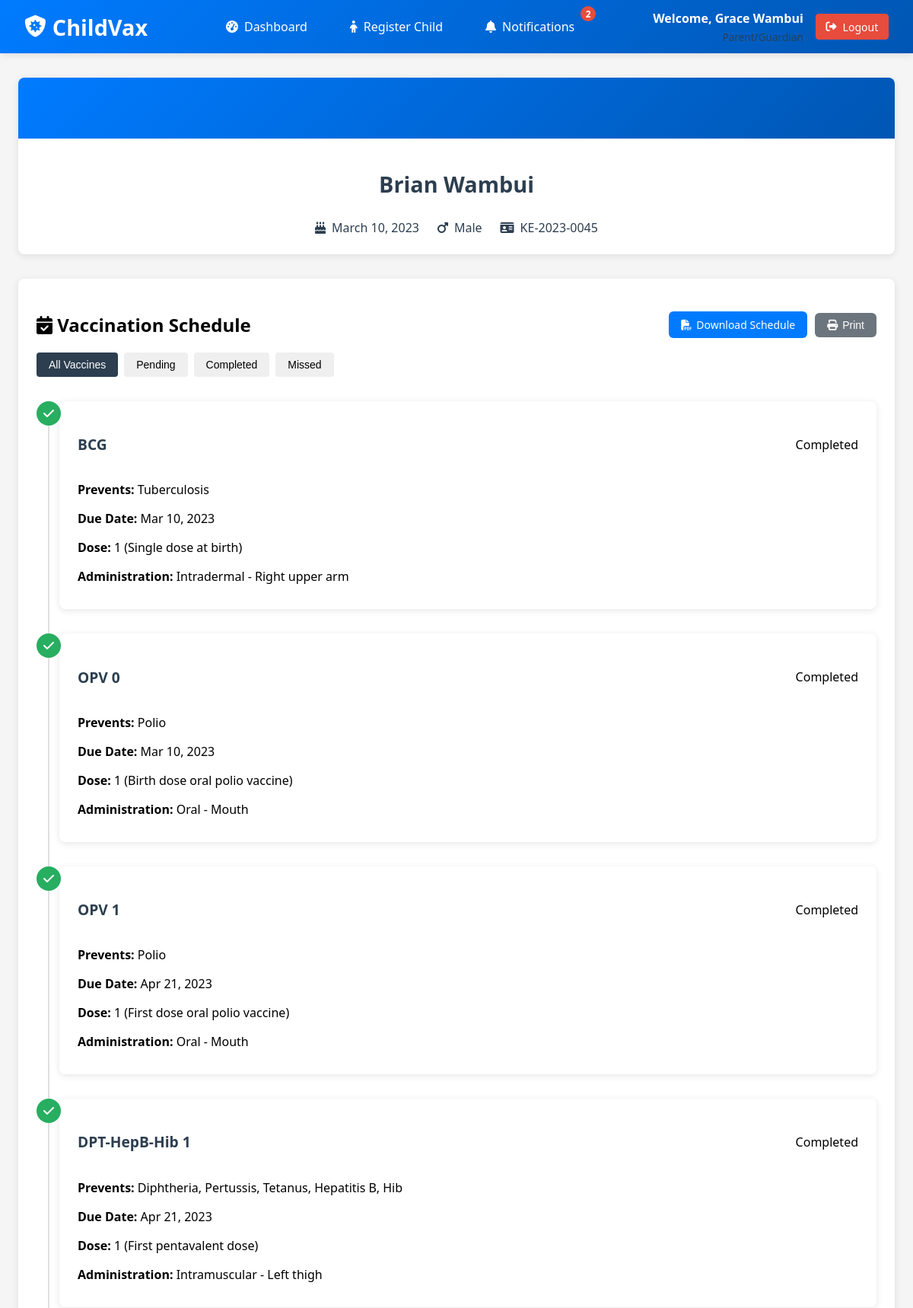
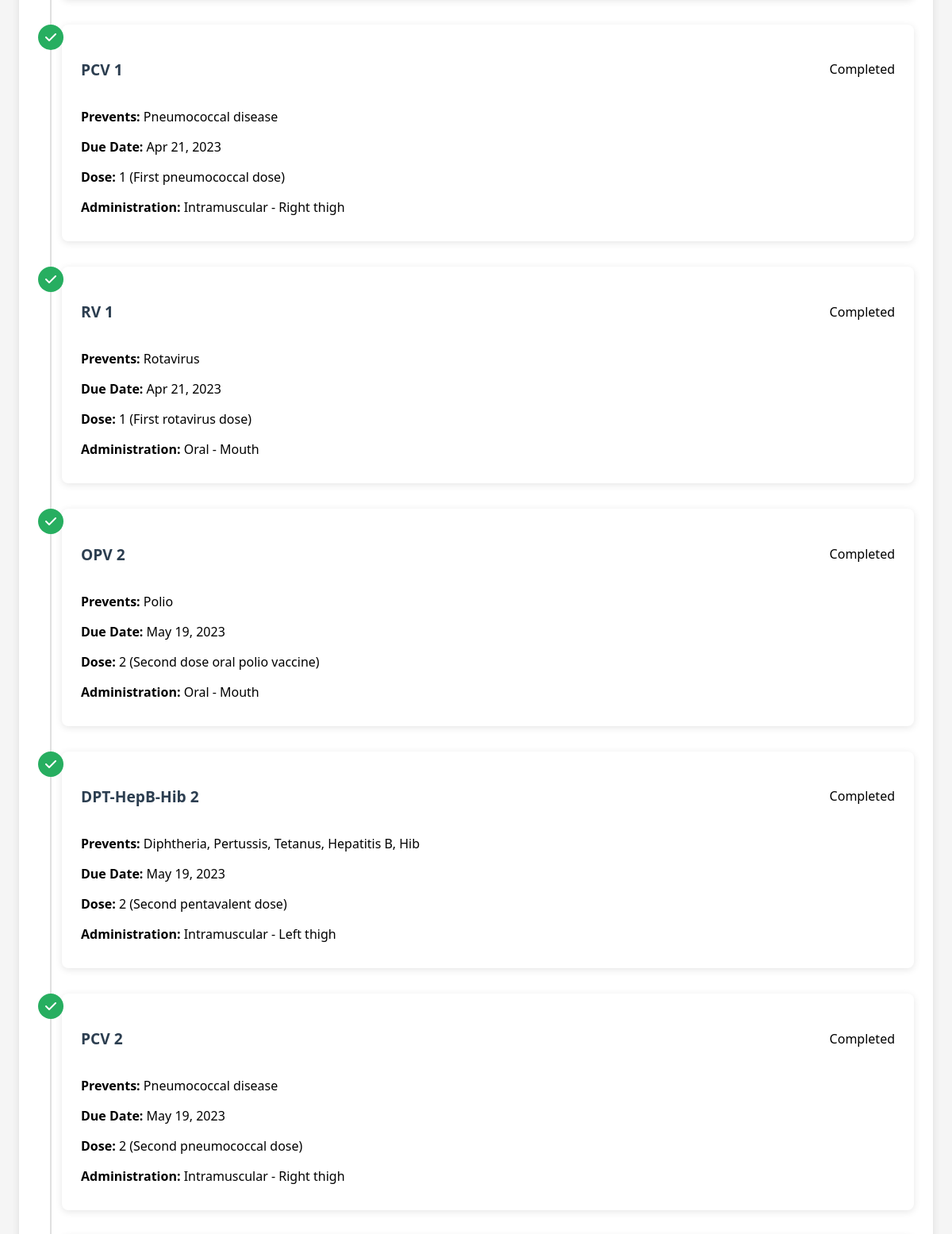
Page /pages/parent/child_profile.php?child_id=2 (signed in, upper part) on the committed database (2 pictures, top to bottom).
### tables this page shows
CREATE TABLE IF NOT EXISTS `children` (
    `child_id`               INT UNSIGNED NOT NULL AUTO_INCREMENT,
    `name`                   VARCHAR(100)  NOT NULL,
    `date_of_birth`          DATE          NOT NULL,
    `gender`                 ENUM('Male','Female','Other') NOT NULL,
    `health_id`              VARCHAR(20)   NOT NULL,
    `guardian_id`            INT UNSIGNED  NOT NULL,
    `caregiver_id`           INT UNSIGNED  DEFAULT NULL,
    `vaccination_card_path`  VARCHAR(500)  DEFAULT NULL,
    `last_vaccination_date`  DATE          DEFAULT NULL,
    `last_vaccine_name`      VARCHAR(255)  DEFAULT NULL,
    `created_at`             DATETIME      NOT NULL DEFAULT CURRENT_TIMESTAMP,
    PRIMARY KEY (`child_id`),
    UNIQUE KEY `uq_health_id` (`health_id`),
    KEY `fk_children_guardian` (`guardian_id`),
    KEY `fk_children_caregiver` (`caregiver_id`),
    CONSTRAINT `fk_children_guardian`  FOREIGN KEY (`guardian_id`)  REFERENCES `users` (`user_id`) ON DELETE CASCADE,
    CONSTRAINT `fk_children_caregiver` FOREIGN KEY (`caregiver_id`) REFERENCES `users` (`user_id`) ON DELETE SET NULL
);

CREATE TABLE IF NOT EXISTS `vaccination_schedule` (
    `schedule_id`     INT UNSIGNED NOT NULL AUTO_INCREMENT,
    `child_id`        INT UNSIGNED NOT NULL,
    `vaccine_id`      INT UNSIGNED NOT NULL,
    `due_date`        DATE         NOT NULL,
    `dose_number`     TINYINT UNSIGNED NOT NULL DEFAULT 1,
    `status`          ENUM('Pending','Completed','Missed') NOT NULL DEFAULT 'Pending',
    `completed_date`  DATE         DEFAULT NULL,
    `administered_by` INT UNSIGNED DEFAULT NULL,
    `notes`           TEXT         DEFAULT NULL,
    `created_at`      DATETIME     NOT NULL DEFAULT CURRENT_TIMESTAMP,
    `updated_at`      DATETIME     DEFAULT NULL ON UPDATE CURRENT_TIMESTAMP,
    PRIMARY KEY (`schedule_id`),
    KEY `fk_vs_child`   (`child_id`),
    KEY `fk_vs_vaccine` (`vaccine_id`),
    KEY `fk_vs_admin`   (`administered_by`),
    KEY `idx_vs_status` (`status`),
    CONSTRAINT `fk_vs_child`   FOREIGN KEY (`child_id`)        REFERENCES `children` (`child_id`) ON DELETE CASCADE,
    CONSTRAINT `fk_vs_vaccine` FOREIGN KEY (`vaccine_id`)      REFERENCES `vaccines` (`vaccine_id`) ON DELETE CASCADE,
    CONSTRAINT `fk_vs_admin`   FOREIGN KEY (`administered_by`) REFERENCES `users` (`user_id`) ON DELETE SET NULL
);

CREATE TABLE IF NOT EXISTS `vaccines` (
    `vaccine_id`              INT UNSIGNED NOT NULL AUTO_INCREMENT,
    `name`                    VARCHAR(255) NOT NULL,
    `disease_prevented`       VARCHAR(255) DEFAULT NULL,
    `recommended_age`         VARCHAR(100) DEFAULT NULL,
    `recommended_age_days`    INT UNSIGNED DEFAULT NULL,
    `dose_number`             TINYINT UNSIGNED NOT NULL DEFAULT 1,
    `dose_description`        TEXT         DEFAULT NULL,
    `route_of_administration` VARCHAR(100) DEFAULT NULL,
    `site_of_administration`  VARCHAR(100) DEFAULT NULL,
    `side_effects`            TEXT         DEFAULT NULL,
    PRIMARY KEY (`vaccine_id`)
);

### pages/parent/child_profile.php (the view, shortened to what this page needs)
<?php
$child_id = $_GET['child_id'] ?? null;
require_once __DIR__ . '/../../includes/functions.php';
$stmt = $conn->prepare("
    SELECT c.* FROM children c
    LEFT JOIN caregiver_assignments ca ON c.child_id = ca.child_id
    WHERE c.child_id = ?
    AND (c.guardian_id = ? OR ca.caregiver_id = ?)
");
$stmt->execute([$child_id, $_SESSION['user_id'], $_SESSION['user_id']]);
$child = $stmt->fetch(PDO::FETCH_ASSOC);
$stmt = $conn->prepare("SELECT vs.*, v.name as vaccine_name, v.disease_prevented,
                       v.dose_description, v.route_of_administration, v.site_of_administration
                       FROM vaccination_schedule vs
                       JOIN vaccines v ON vs.vaccine_id = v.vaccine_id
                       WHERE vs.child_id = ?
                       ORDER BY vs.due_date");
$stmt->execute([$child_id]);
$schedule = $stmt->fetchAll(PDO::FETCH_ASSOC);
?>
<!DOCTYPE html>
<html lang="en">
<head>
    <link rel="stylesheet" href="https://cdnjs.cloudflare.com/ajax/libs/font-awesome/6.4.0/css/all.min.css">
</head>
<body>
    <?php include __DIR__ . '/../navbar.php'; ?>
    <div class="container">
        <div class="card profile-header">
            <div class="profile-banner"></div>
            <div class="profile-content">
                <h1 class="profile-name"><?php echo htmlspecialchars($child['name']); ?></h1>
                <div class="profile-meta">
                    <div class="meta-item">
                        <i class="fas fa-birthday-cake"></i>
                        <span><?php echo date('F j, Y', strtotime($child['date_of_birth'])); ?></span>
                    </div>
                    <div class="meta-item">
                        <i class="fas fa-<?php echo strtolower($child['gender']) == 'male' ? 'mars' : 'venus'; ?>"></i>
                        <span><?php echo htmlspecialchars($child['gender']); ?></span>
                    </div>
                    <div class="meta-item">
                        <i class="fas fa-id-card"></i>
                        <span><?php echo htmlspecialchars($child['health_id']); ?></span>
                    </div>
                </div>
            </div>
        </div>
        <div class="card">
            <div class="card-header" style="display: flex; justify-content: space-between; align-items: center;">
                <h2><i class="fas fa-calendar-check"></i> Vaccination Schedule</h2>
                <div class="schedule-actions">
                    <a href="print_schedule.php?child_id=<?php echo htmlspecialchars($child_id); ?>"
                       class="btn btn-primary"
                       target="_blank"
                       title="Download vaccination schedule as PDF">
                        <i class="fas fa-file-pdf"></i> Download Schedule
                    </a>
                    <button class="btn btn-secondary" onclick="printSchedule()" title="Print vaccination schedule">
                        <i class="fas fa-print"></i> Print
                    </button>
                </div>
            </div>
            <?php if (empty($schedule)): ?>
                <div class="alert alert-info">
                    <i class="fas fa-info-circle"></i> No vaccination schedule found.
                </div>
            <?php else: ?>
                <div class="schedule-filters">
                    <button class="btn btn-sm active" data-filter="all">All Vaccines</button>
                    <button class="btn btn-sm" data-filter="pending">Pending</button>
                    <button class="btn btn-sm" data-filter="completed">Completed</button>
                    <button class="btn btn-sm" data-filter="missed">Missed</button>
                </div>
                <div class="timeline">
                    <?php foreach ($schedule as $vaccination): ?>
                        <div class="timeline-item <?php echo strtolower($vaccination['status']); ?>" data-status="<?php echo strtolower($vaccination['status']); ?>">
                            <div class="timeline-marker">
                                <?php if ($vaccination['status'] == 'Completed'): ?>
                                    <i class="fas fa-check"></i>
                                <?php elseif ($vaccination['status'] == 'Pending'): ?>
                                    <i class="fas fa-clock"></i>
                                <?php else: ?>
                                    <i class="fas fa-exclamation"></i>
                                <?php endif; ?>
                            </div>
                            <div class="timeline-content">
                                <div class="timeline-header">
                                    <h3 class="timeline-title"><?php echo htmlspecialchars($vaccination['vaccine_name']); ?></h3>
                                    <span class="status-badge <?php echo strtolower($vaccination['status']); ?>">
                                        <?php echo $vaccination['status']; ?>
                                    </span>
                                </div>
                                <div class="timeline-body">
                                    <p><strong>Prevents:</strong> <?php echo htmlspecialchars($vaccination['disease_prevented']); ?></p>
                                    <p><strong>Due Date:</strong> <?php echo date('M j, Y', strtotime($vaccination['due_date'])); ?></p>
                                    <p><strong>Dose:</strong> <?php echo $vaccination['dose_number']; ?> (<?php echo htmlspecialchars($vaccination['dose_description']); ?>)</p>
                                    <p><strong>Administration:</strong>
                                        <?php
                                        $admin = [];
                                        if (!empty($vaccination['route_of_administration'])) {
                                            $admin[] = htmlspecialchars($vaccination['route_of_administration']);
                                        }
                                        if (!empty($vaccination['site_of_administration'])) {
                                            $admin[] = htmlspecialchars($vaccination['site_of_administration']);
                                        }
                                        echo implode(' - ', $admin);
                                        ?>
                                    </p>
                                </div>
                            </div>
                        </div>
                    <?php endforeach; ?>
                </div>
            <?php endif; ?>
        </div>
    </div>
</body>
</html>

### pages/parent/child_profile.php (style rules this page uses)
:root { --primary-color: #3498db; --secondary-color: #2980b9; --accent-color: #e74c3c; --light-color: #ecf0f1; --dark-color: #2c3e50; --success-color: #27ae60; --warning-color: #f39c12; --border-radius: 8px; --box-shadow: 0 2px 10px rgba(0, 0, 0, 0.1); }
body { padding-top: 70px; font-family: 'Segoe UI', Tahoma, Geneva, Verdana, sans-serif; margin: 0; background-color: #f5f5f5; }
.btn { padding: 0.5rem 1rem; border-radius: var(--border-radius); text-decoration: none; font-weight: 500; transition: all 0.3s ease; border: none; cursor: pointer; }
.btn-sm { padding: 0.25rem 0.75rem; font-size: 0.875rem; }
.btn-primary { background-color: var(--primary-color); color: white; }
.container { max-width: 1200px; margin: 2rem auto; padding: 0 1.5rem; }
.card { background: white; border-radius: var(--border-radius); box-shadow: var(--box-shadow); padding: 1.5rem; margin-bottom: 2rem; }
.profile-header { position: relative; overflow: hidden; padding: 0; }
.profile-banner { height: 80px; background: linear-gradient(135deg, var(--primary-color), var(--secondary-color)); }
.profile-content { display: flex; flex-direction: column; align-items: center; padding: 1.5rem; position: relative; }
.profile-name { margin-top: 1rem; font-size: 1.8rem; font-weight: 600; color: var(--dark-color); }
.profile-meta { display: flex; gap: 1.5rem; margin-top: 0.5rem; flex-wrap: wrap; justify-content: center; }
.meta-item { display: flex; align-items: center; gap: 0.5rem; color: var(--dark-color); }
.timeline { position: relative; padding-left: 30px; margin-top: 2rem; }
.timeline::before { content: ''; position: absolute; left: 15px; top: 0; bottom: 0; width: 2px; background-color: #e0e0e0; }
.timeline-item { position: relative; margin-bottom: 2rem; }
.timeline-marker { position: absolute; left: -30px; top: 0; width: 32px; height: 32px; border-radius: 50%; display: flex; align-items: center; justify-content: center; color: white; }
.timeline-item.completed .timeline-marker { background-color: var(--success-color); }
.timeline-content { background-color: white; border-radius: var(--border-radius); padding: 1.5rem; box-shadow: var(--box-shadow); }
.timeline-header { display: flex; justify-content: space-between; align-items: center; margin-bottom: 1rem; }
.timeline-title { font-size: 1.2rem; font-weight: 600; color: var(--dark-color); }
.timeline-body p { margin-bottom: 0.5rem; }
.schedule-filters { display: flex; gap: 0.5rem; margin-bottom: 1rem; }
.schedule-filters .btn { padding: 0.5rem 1rem; }
.schedule-filters .btn.active { background-color: var(--dark-color); color: white; }
.schedule-actions { display: flex; gap: 10px; align-items: center; }
.schedule-actions .btn { padding: 8px 16px; font-size: 14px; border-radius: 6px; text-decoration: none; display: inline-flex; align-items: center; gap: 6px; transition: all 0.3s ease; }
.schedule-actions .btn-primary { background-color: var(--primary-color); color: white; border: none; }
.schedule-actions .btn-secondary { background-color: #6c757d; color: white; border: none; }

### pages/navbar.php (style rules this page uses)
:root { --primary-color: #007BFF; --secondary-color: #0056b3; --accent-color: #e74c3c; --light-color: #ecf0f1; --dark-color: #2c3e50; --success-color: #27ae60; --warning-color: #f39c12; --white: #ffffff; }
body { padding-top: 70px; margin: 0; font-family: 'Segoe UI', Tahoma, Geneva, Verdana, sans-serif; }
.btn { padding: 0.5rem 1rem; border-radius: 4px; text-decoration: none; font-weight: 500; transition: all 0.3s ease; border: none; cursor: pointer; display: inline-flex; align-items: center; gap: 0.5rem; }
.btn-sm { padding: 0.4rem 0.8rem; font-size: 0.875rem; }
.btn-primary { background-color: rgba(255, 255, 255, 0.2); color: var(--white); border: 1px solid rgba(255, 255, 255, 0.3); }

### rows in the picture
children: name "Brian Wambui", date_of_birth "March 10, 2023", gender "Male", health "KE-2023-0045"
vaccination_schedule: vaccine.name "BCG", status "Completed", vaccine.disease_prevented "Tuberculosis", due_date "Mar 10, 2023", dose_number "1", vaccine.dose_description "Single dose at birth", admin "Intradermal - Right upper arm"
vaccination_schedule: vaccine.name "OPV 0", status "Completed", vaccine.disease_prevented "Polio", due_date "Mar 10, 2023", dose_number "1", vaccine.dose_description "Birth dose oral polio vaccine", admin "Oral - Mouth"
vaccination_schedule: vaccine.name "OPV 1", status "Completed", vaccine.disease_prevented "Polio", due_date "Apr 21, 2023", dose_number "1", vaccine.dose_description "First dose oral polio vaccine", admin "Oral - Mouth"
vaccination_schedule: vaccine.name "DPT-HepB-Hib 1", status "Completed", vaccine.disease_prevented "Diphtheria, Pertussis, Tetanus, Hepatitis B, Hib", due_date "Apr 21, 2023", dose_number "1", vaccine.dose_description "First pentavalent dose", admin "Intramuscular - Left thigh"
vaccination_schedule: vaccine.name "PCV 1", status "Completed", vaccine.disease_prevented "Pneumococcal disease", due_date "Apr 21, 2023", dose_number "1", vaccine.dose_description "First pneumococcal dose", admin "Intramuscular - Right thigh"
vaccination_schedule: vaccine.name "RV 1", status "Completed", vaccine.disease_prevented "Rotavirus", due_date "Apr 21, 2023", dose_number "1", vaccine.dose_description "First rotavirus dose", admin "Oral - Mouth"
vaccination_schedule: vaccine.name "OPV 2", status "Completed", vaccine.disease_prevented "Polio", due_date "May 19, 2023", dose_number "2", vaccine.dose_description "Second dose oral polio vaccine", admin "Oral - Mouth"
vaccination_schedule: vaccine.name "DPT-HepB-Hib 2", status "Completed", vaccine.disease_prevented "Diphtheria, Pertussis, Tetanus, Hepatitis B, Hib", due_date "May 19, 2023", dose_number "2", vaccine.dose_description "Second pentavalent dose", admin "Intramuscular - Left thigh"
vaccination_schedule: vaccine.name "PCV 2", status "Completed", vaccine.disease_prevented "Pneumococcal disease", due_date "May 19, 2023", dose_number "2", vaccine.dose_description "Second pneumococcal dose", admin "Intramuscular - Right thigh"

### other values in the picture
$unread_count "2"
$_SESSION['name'] "Grace Wambui"
